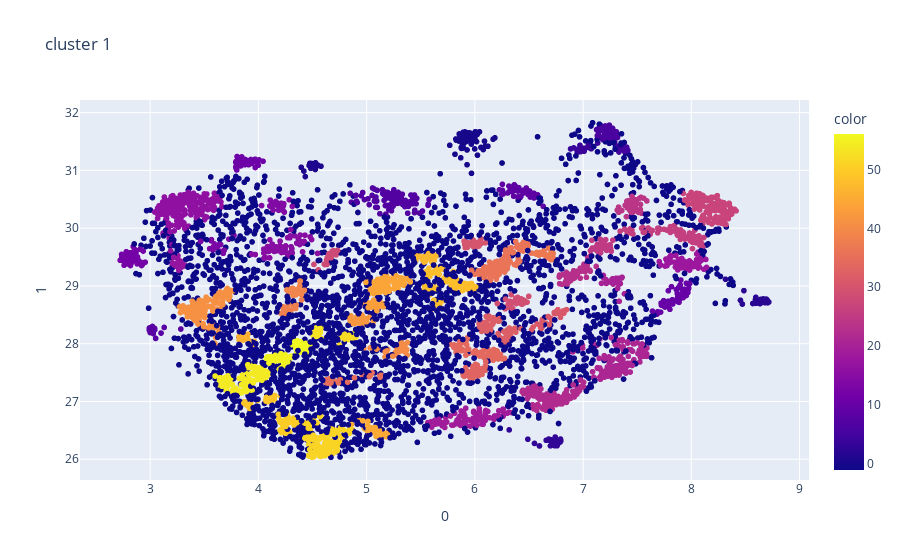

Notebook code cell kept with this figure:
### Code cell
fig = px.scatter(umap_embeddings, x=0, y=1, color = cluster.labels_, title='cluster 1')
fig.show()

### Figure 1 — Plotly figure (JSON) as saved in the notebook; plotly's stock layout.template omitted (floating-point values rounded to 4 significant figures; data arrays with more than 128 entries replaced by an {"elided": "..."} marker saying what was removed)
{"data": [{"hovertemplate": "0=%{x}<br>1=%{y}<br>color=%{marker.color}<extra></extra>", "legendgroup": "", "marker": {"color": {"elided": "6511 int values"}, "coloraxis": "coloraxis", "symbol": "circle"}, "mode": "markers", "name": "", "showlegend": false, "type": "scattergl", "x": {"elided": "6511 float values"}, "xaxis": "x", "y": {"elided": "6511 float values"}, "yaxis": "y"}], "layout": {"coloraxis": {"colorbar": {"title": {"text": "color"}}, "colorscale": [[0, "#0d0887"], [0.1111, "#46039f"], [0.2222, "#7201a8"], [0.3333, "#9c179e"], [0.4444, "#bd3786"], [0.5556, "#d8576b"], [0.6667, "#ed7953"], [0.7778, "#fb9f3a"], [0.8889, "#fdca26"], [1, "#f0f921"]]}, "legend": {"tracegroupgap": 0}, "title": {"text": "cluster 1"}, "xaxis": {"anchor": "y", "domain": [0, 1], "title": {"text": "0"}}, "yaxis": {"anchor": "x", "domain": [0, 1], "title": {"text": "1"}}}}
